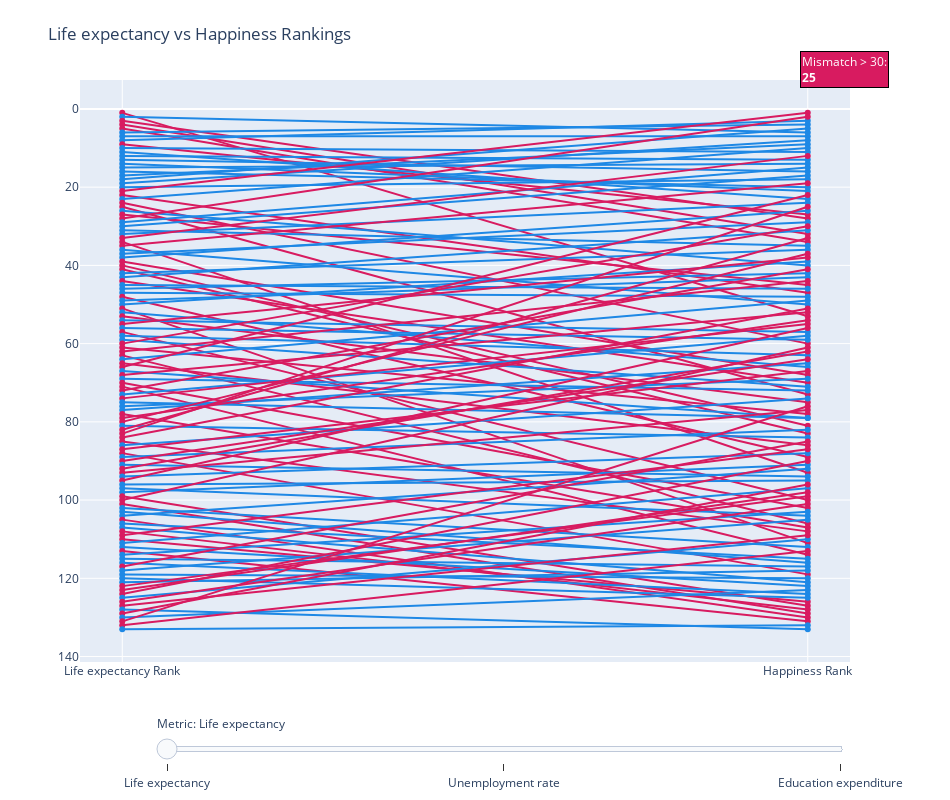

Write notebook code for a chart like this one.
### Code cell
import pandas as pd
import plotly.graph_objects as go

df = pd.read_csv('final.csv')
df['Country'] = df['Country'].str.strip()

def prepare_rankings(df, metric_col, ascending_rank):
    df_filtered = df.dropna(subset=[metric_col, 'Happiness']).copy()
    df_filtered = df_filtered.sort_values(by=[metric_col, 'Country'], ascending=[ascending_rank, True])
    df_filtered[f'{metric_col} Rank'] = df_filtered[metric_col].rank(method='first', ascending=ascending_rank).astype(int)
    df_filtered['Happiness Rank'] = df_filtered['Happiness'].rank(method='min', ascending=False).astype(int)
    df_filtered['Mismatch'] = (df_filtered[f'{metric_col} Rank'] - df_filtered['Happiness Rank']).abs()
    return df_filtered

def create_slope_traces(df_metric, metric_col, display_name, mismatch_threshold):
    traces = []
    for _, row in df_metric.iterrows():
        color = '#1E88E5' if row['Mismatch'] <= mismatch_threshold else '#D81B60'
        hovertext = (
            f"{row['Country']}<br>"
            f"{display_name} Rank: {row[f'{metric_col} Rank']}<br>"
            f"Happiness Rank: {row['Happiness Rank']}<br>"
            f"Mismatch: {row['Mismatch']}"
        )
        traces.append(go.Scatter(
            x=[f'{display_name} Rank', 'Happiness Rank'],
            y=[row[f'{metric_col} Rank'], row['Happiness Rank']],
            mode='lines+markers',
            line=dict(color=color, width=2),
            name=row['Country'],
            hoverinfo='text',
            hovertext=hovertext
        ))
    return traces

df_life = prepare_rankings(df, 'Life_expectancy', ascending_rank=False)
df_unemp = prepare_rankings(df, 'Unemployment_rate', ascending_rank=True)
df_edu = prepare_rankings(df, 'Edu_expenditure_pct', ascending_rank=False)

red_life = (df_life['Mismatch'] > 30).sum()
red_unemp = (df_unemp['Mismatch'] > 30).sum()
red_edu = (df_edu['Mismatch'] > 30).sum()

traces_life = create_slope_traces(df_life, 'Life_expectancy', 'Life expectancy', mismatch_threshold=15)
traces_unemp = create_slope_traces(df_unemp, 'Unemployment_rate', 'Unemployment rate', mismatch_threshold=30)
traces_edu = create_slope_traces(df_edu, 'Edu_expenditure_pct', 'Education expenditure', mismatch_threshold=30)

fig = go.Figure(data=traces_life)
for trace in traces_unemp + traces_edu:
    trace.visible = False
    fig.add_trace(trace)

steps = []
total_traces = len(traces_life) + len(traces_unemp) + len(traces_edu)
start_idx = 0
metrics = [
    ('Life expectancy', traces_life, 30, red_life),
    ('Unemployment rate', traces_unemp, 30, red_unemp),
    ('Education expenditure', traces_edu, 30, red_edu)
]

for metric_name, traces_metric, threshold, red_count in metrics:
    visible = [False] * total_traces
    for i in range(len(traces_metric)):
        visible[start_idx + i] = True
    step = dict(
        method='update',
        label=metric_name,
        args=[
            {'visible': visible},
            {'title': f'{metric_name} vs Happiness Rankings',
             'xaxis': {'title': '', 'tickvals': [f'{metric_name} Rank', 'Happiness Rank']},
             'yaxis': {'title': 'Rank (1 = Best)', 'autorange': 'reversed'},
             'annotations': [dict(
                 x=1.05,
                 y=1.05,
                 xref='paper',
                 yref='paper',
                 showarrow=False,
                 align='left',
                 bgcolor='#D81B60',
                 font=dict(color='white', size=12),
                 text=f'Mismatch > {threshold}:<br><b>{red_count}</b>',
                 bordercolor='black',
                 borderwidth=1
             )]
            }
        ]
    )
    steps.append(step)
    start_idx += len(traces_metric)

fig.update_layout(
    sliders=[dict(
        active=0,
        currentvalue={"prefix": "Metric: "},
        pad={"t": 50},
        steps=steps,
        len=0.9,
        x=0.1,
        xanchor='left'
    )],
    yaxis=dict(autorange='reversed'),
    showlegend=False,
    height=800,
    width=950,
    margin=dict(t=80, b=80, l=80, r=100),
    title='Life expectancy vs Happiness Rankings',
    xaxis={'title': '', 'tickvals': ['Life expectancy Rank', 'Happiness Rank']},
    annotations=[dict(
        x=1.05,
        y=1.05,
        xref='paper',
        yref='paper',
        showarrow=False,
        align='left',
        bgcolor='#D81B60',
        font=dict(color='white', size=12),
        text=f'Mismatch > 30:<br><b>{red_life}</b>',
        bordercolor='black',
        borderwidth=1
    )]
)

fig.show()
